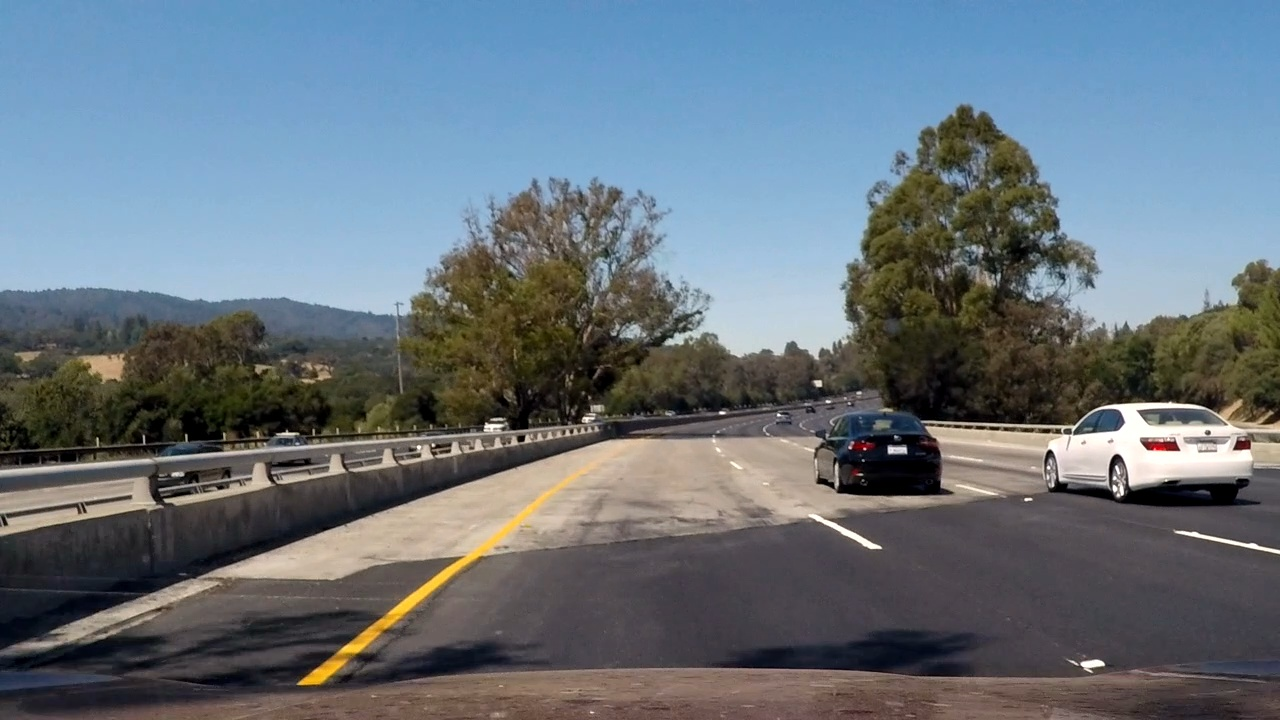
#> input picture test_images/challenge_frame103.jpg, 1280 x 720 px; its folder holds only this picture in this run
$ jupyter execute --allow-errors FindLaneLines.ipynb   (shell and % lines are left out)
#> lines starting #> are read from the running program, lines starting #| are printed output that depends on the picture; after the words box and inside, x2 and y2 are one past the last pixel; in counts of white or black regions, pixels touching at a corner belong together
[cell 1]
# Finding Lane Lines for Images
# import packages
import matplotlib.pyplot as plt
import matplotlib.image as mpimg
import numpy as np
import cv2
import os
import math

# calculating average slope and intercept of a group of lines (seperate left and right)
# function inspired from //github.com/naokishibuya/car-finding-lane-lines
def findAvgLaneLines(lines):
    left_lines    = [] # (slope, intercept)
    left_length  = [] # (length)
    right_lines   = [] # (slope, intercept)
    right_length = [] # (length)
    for line in lines:
        for x1,y1,x2,y2 in line:
            if x1 == x2: #ignore vertical lines, slope not defined
                continue
            m = (y2-y1)/(x2-x1)
            b = y1-m*x1
            if (abs(m) < 0.5): #smooth out by removing lines close to horizontal
                continue
            length = math.sqrt(math.pow((y2-y1),2)+math.pow((x2-x1),2))
            if m < 0:
                left_lines.append((m,b))
                left_length.append((length))
            else:
                right_lines.append((m,b))
                right_length.append((length))
    #  based on length, give weight to longer lines
    if len(left_length) > 0:
        left_lane  = np.dot(left_length,  left_lines) /np.sum(left_length)
    else:
        left_lane = None
    if len(right_length) > 0:
        right_lane  = np.dot(right_length, right_lines)/np.sum(right_length)
    else:
        right_lane = None

    return left_lane, right_lane # (slope, intercept), (slope, intercept)

# taking in lines and making 2 points
# function inspired from //github.com/naokishibuya/car-finding-lane-lines
def points_from_line(y1,y2,line):
    if line is None:
        return None

    m, b = line

    x1 = int((y1 - b)/m)
    x2 = int((y2 - b)/m)
    y1 = int(y1)
    y2 = int(y2)

    return ((x1, y1), (x2, y2))

# read each image in test_images
for filename in os.listdir("test_images/"):
    if filename.endswith(".jpg"):
        # identify the image
        image = mpimg.imread(os.path.join("test_images/", filename))
#> image is the input picture: shape (720, 1280, 3); mean R, G, B 103.3, 114.8, 124.1

        # [6 lines of commented-out code are left out]
        gray = cv2.cvtColor(image,cv2.COLOR_RGB2GRAY)

        # define a kernel size and apply Gaussian smoothing
        kernel_size = 5
        blur_gray = cv2.GaussianBlur(gray,(kernel_size, kernel_size),0)

        # define parameters for Canny and apply
        low_threshold = 70
        high_threshold = 120
        edges = cv2.Canny(blur_gray, low_threshold, high_threshold)
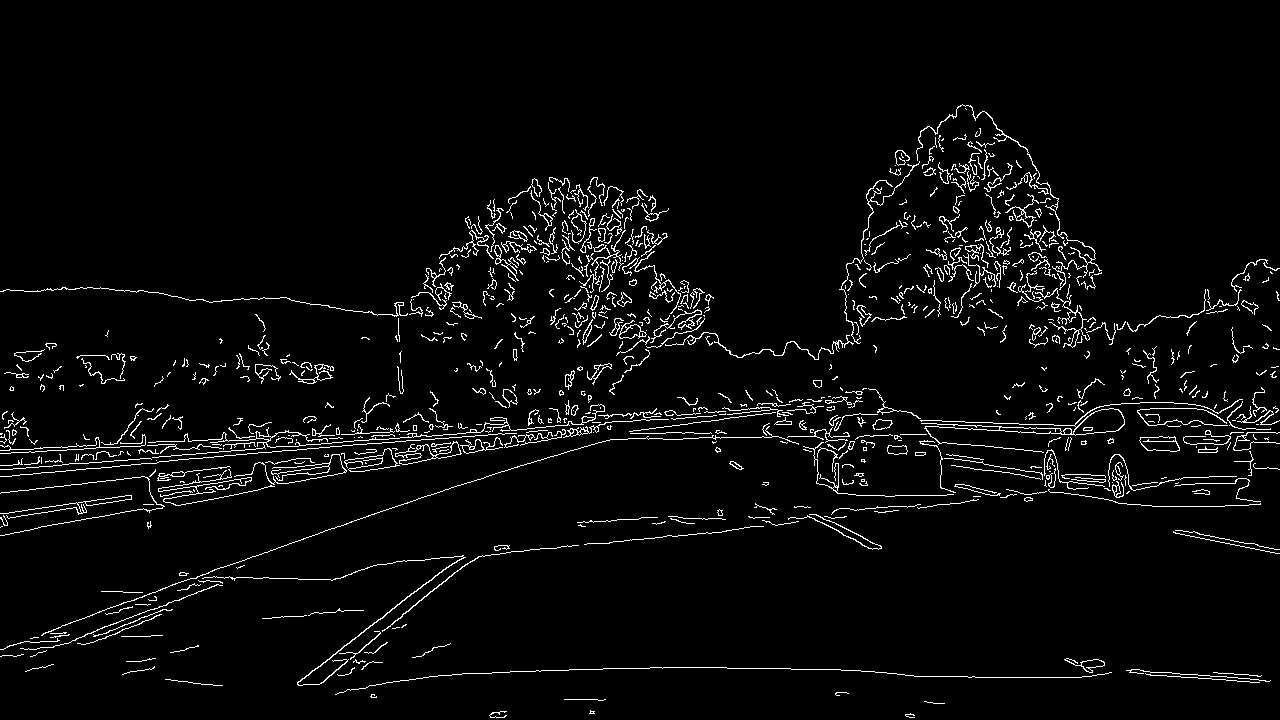
#> edges: shape (720, 1280); 3.7% white in thin lines or dots, all inside (x1, y1, x2, y2) = (0, 104, 1280, 718)

        # create masked edges image using cv2.fillPoly()
        mask = np.zeros_like(edges)
        ignore_mask_color = 255

        # define four sided polygon to mask
        imshape = image.shape
        vertices = np.array([[(150,imshape[0]),(340, 330), (620, 330), (imshape[1]-50,imshape[0])]], dtype=np.int32)
        cv2.fillPoly(mask, vertices, ignore_mask_color)
#> mask: shape (720, 1280); 28.8% white; 1 white region, box (x1, y1, x2, y2) and area: (150, 330, 1230, 720) 265505
        masked_edges = cv2.bitwise_and(edges, mask)
#> masked_edges: shape (720, 1280); 1% white in thin lines or dots, all inside (x1, y1, x2, y2) = (170, 330, 1161, 718)

        # define the Hough transform parameters
        rho = 1 # distance resolution in pixels of the Hough grid
        theta = np.pi/180 # angular resolution in radians of the Hough grid
        threshold = 15     # minimum number of votes (intersections in Hough grid cell)
        min_line_length = 15  # minimum number of pixels making up a line
        max_line_gap = 15   # maximum gap in pixels between connectable line segments
        line_image = np.copy(image)*0 # creating a blank to draw lines on
#> line_image: shape (720, 1280, 3); every value is 0

        # run Hough on edge detected image
        # output "lines" is an array containing endpoints of detected line segments
        lines = cv2.HoughLinesP(masked_edges, rho, theta, threshold, np.array([]),
                                    min_line_length, max_line_gap)
#> lines = 327 rows, first 6: [297, 683, 460, 556], [307, 448, 528, 432], [604, 423, 749, 412], [630, 431, 707, 421], [318, 436, 461, 426], [841, 670, 860, 670]

        # iterate over the output "lines" and draw lines on a blank image
        for line in lines:
            for x1,y1,x2,y2 in line:
                cv2.line(line_image,(x1,y1),(x2,y2),(255,0,0),10)
#> this loop made 327 passes
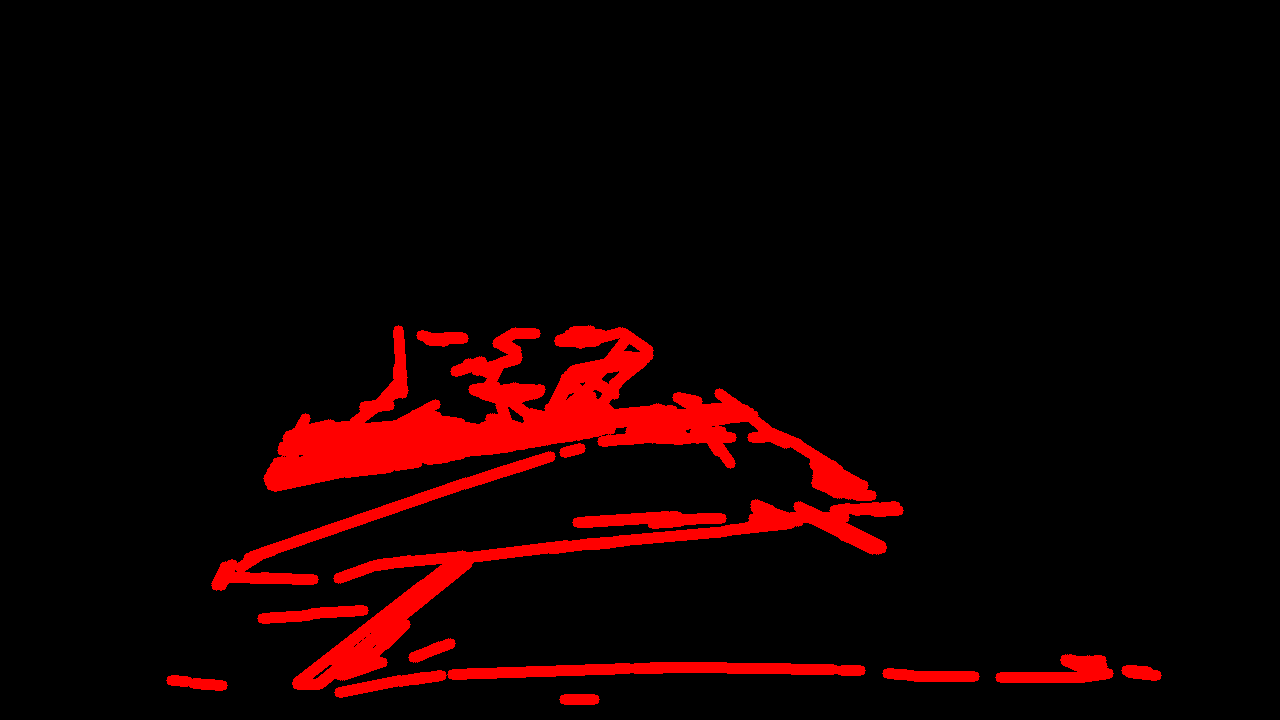
#> line_image: shape (720, 1280, 3); mean R, G, B 19.1, 0, 0

        # create a "color" binary image to combine with line image
        color_edges = np.dstack((edges, edges, edges))

        # draw the lines on the edge image (for testing)
        lines_edges = cv2.addWeighted(color_edges, 0.8, line_image, 1, 0)
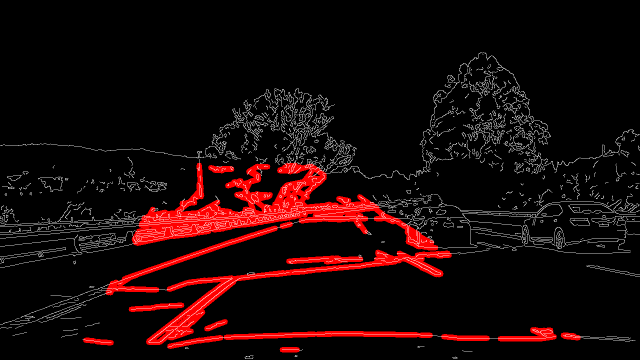
#> lines_edges: shape (720, 1280, 3) (shown at 1/2 size); mean of channels 0, 1, 2 24.7, 7.6, 7.6; drawn as R, G, B
        # plt.figure()
        # plt.imshow(lines_edges)


        # find average slope and y-intercept for lines
        avg_lane_lines = findAvgLaneLines(lines)
#> the loop in findAvgLaneLines, `for line in lines:` made 327 passes
#> after the loop in findAvgLaneLines, `for line in lines:`: left_length = 47 values, max 206.6 at index 0, min 16.16 at index 31, mean 49.44; left_lines = 47 pairs, first value -3.17 to -0.533, second value 638.2 to 2093; right_length = 28 values, max 70 at index 7, min 17.49 at index 3, mean 32.82; right_lines = 28 pairs, first value 0.5 to 23, second value -8787 to 113
#> in findAvgLaneLines, `left_lane  = np.dot(left_length,  left_lines) /np.sum(left_length)`: left_lane = [-1.08, 966]
#> in findAvgLaneLines, `right_lane  = np.dot(right_length, right_lines)/np.sum(right_length)`: right_lane = [2.48, -780.9]
#> avg_lane_lines = ([-1.08, 966], [2.48, -780.9])

        # define the image for average lines and draw the average lines
        overlay = image.copy()
        ybottom = imshape[0]
        ytop = 325
        points_left = points_from_line(ybottom, ytop, avg_lane_lines[0]) #((x1, y1), (x2, y2))
#> in points_from_line, `m, b = line`: m = -1.08; b = 966
#> in points_from_line, `x1 = int((y1 - b)/m)`: x1 = 227
#> in points_from_line, `x2 = int((y2 - b)/m)`: x2 = 591
#> points_left = ((227, 720), (591, 325))
        points_right = points_from_line(ybottom, ytop, avg_lane_lines[1]) #((x1, y1), (x2, y2))
#> points_right = ((605, 720), (446, 325))
        cv2.line(overlay,points_left[0],points_left[1],(255,0,0),10)
        cv2.line(overlay,points_right[0],points_right[1],(255,0,0),10)

        # overlay the average lines over the original image with a transparent red color
        output = image.copy()
        cv2.addWeighted(overlay, 0.4, output, 0.6, 0, output)
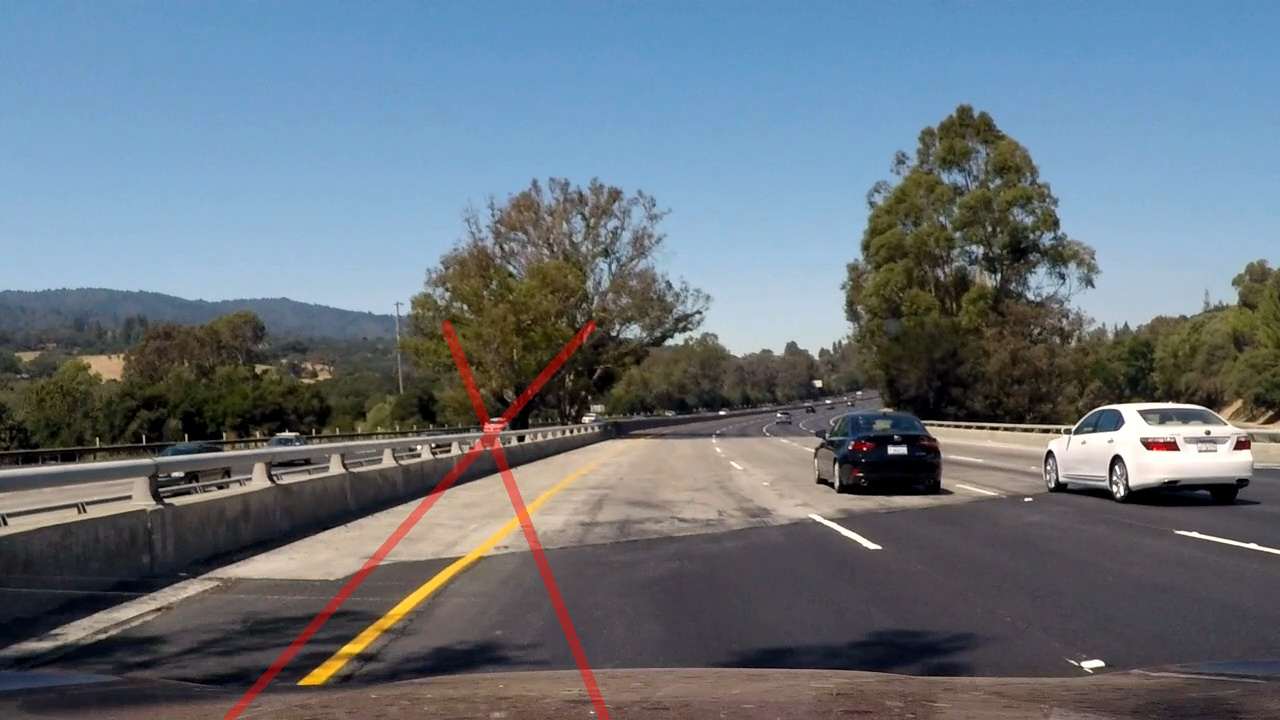
#> output: shape (720, 1280, 3); 1.1% of pixels changed, all inside (x1, y1, x2, y2) = (223, 320, 611, 720)
        plt.figure()
        plt.imshow(output)

        # save the file as overlay
        mpimg.imsave((os.path.join("test_images/found_lane_lines/", filename)),output)

$ run again, on test_images/challenge_frame53.jpg
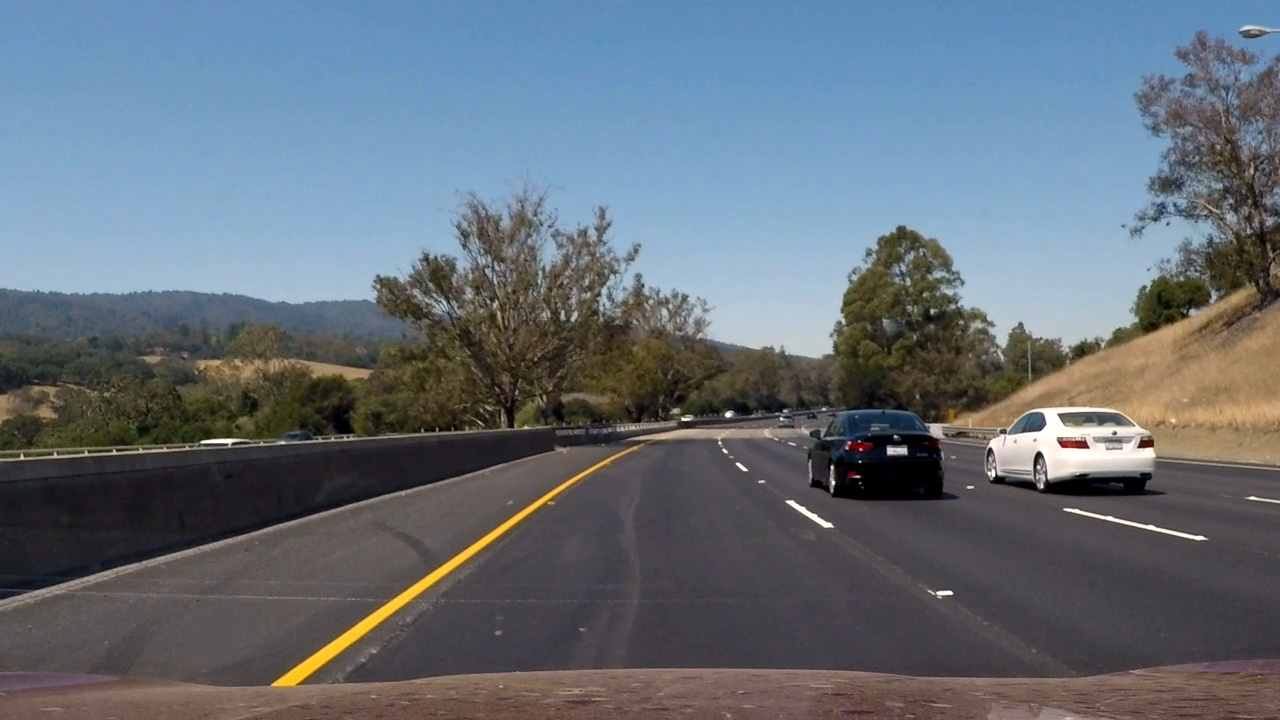
#> input picture test_images/challenge_frame53.jpg, 1280 x 720 px
#> image is the input picture: shape (720, 1280, 3); mean R, G, B 100.8, 110.5, 120
#> edges: shape (720, 1280); 3.2% white in thin lines or dots
#> mask: shape (720, 1280); 28.8% white; 1 white region, box (x1, y1, x2, y2) and area: (150, 330, 1230, 720) 265505
#> masked_edges: shape (720, 1280); 0.84% white in thin lines or dots, all inside (x1, y1, x2, y2) = (181, 330, 1149, 720)
#> lines = 261 rows, first 6: [292, 685, 575, 480], [409, 587, 572, 477], [374, 625, 564, 487], [503, 430, 577, 426], [284, 444, 423, 436], [357, 623, 579, 473]
#> the loop `for line in lines:` made 261 passes
#> after the loop `for line in lines:`:
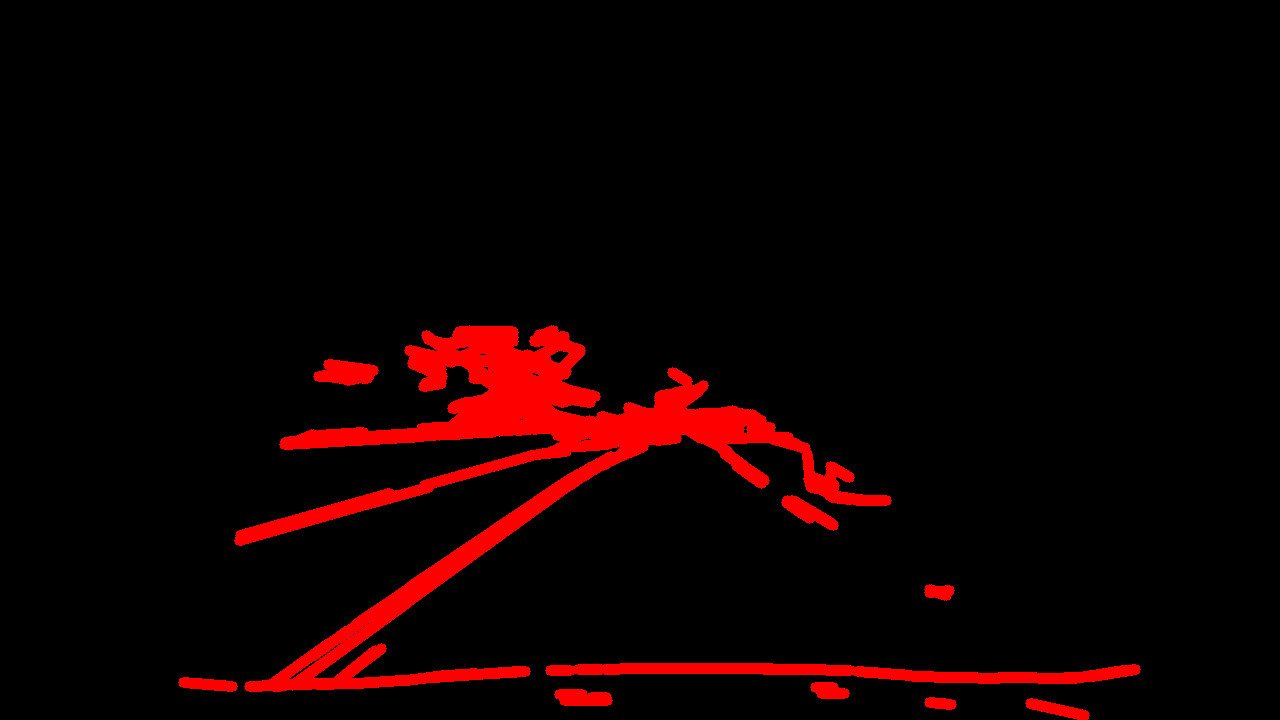
#> line_image: shape (720, 1280, 3); mean R, G, B 15.8, 0, 0
#> color_edges: shape (720, 1280, 3); 3.2% white in thin lines or dots
#> the loop in findAvgLaneLines, `for line in lines:` made 261 passes
#> after the loop in findAvgLaneLines, `for line in lines:`: left_length = 30 values, max 349.4 at index 0, min 15.03 at index 28, mean 77.74; left_lines = 30 pairs, first value -15 to -0.5, second value 631.9 to 12924; right_length = 33 values, max 178.6 at index 4, min 17.49 at index 32, mean 40.64; right_lines = 33 pairs, first value 0.5 to 10.67, second value -8154 to 109.1
#> left_lane = [-0.835, 964.3]
#> right_lane = [0.95, -210.5]
#> avg_lane_lines = ([-0.835, 964.3], [0.95, -210.5])
#> m = -0.835; b = 964.3
#> x1 = 292
#> x2 = 766
#> points_left = ((292, 720), (766, 325))
#> points_right = ((979, 720), (563, 325))
#> `cv2.addWeighted(overlay, 0.4, output, 0.6, 0, output)`:
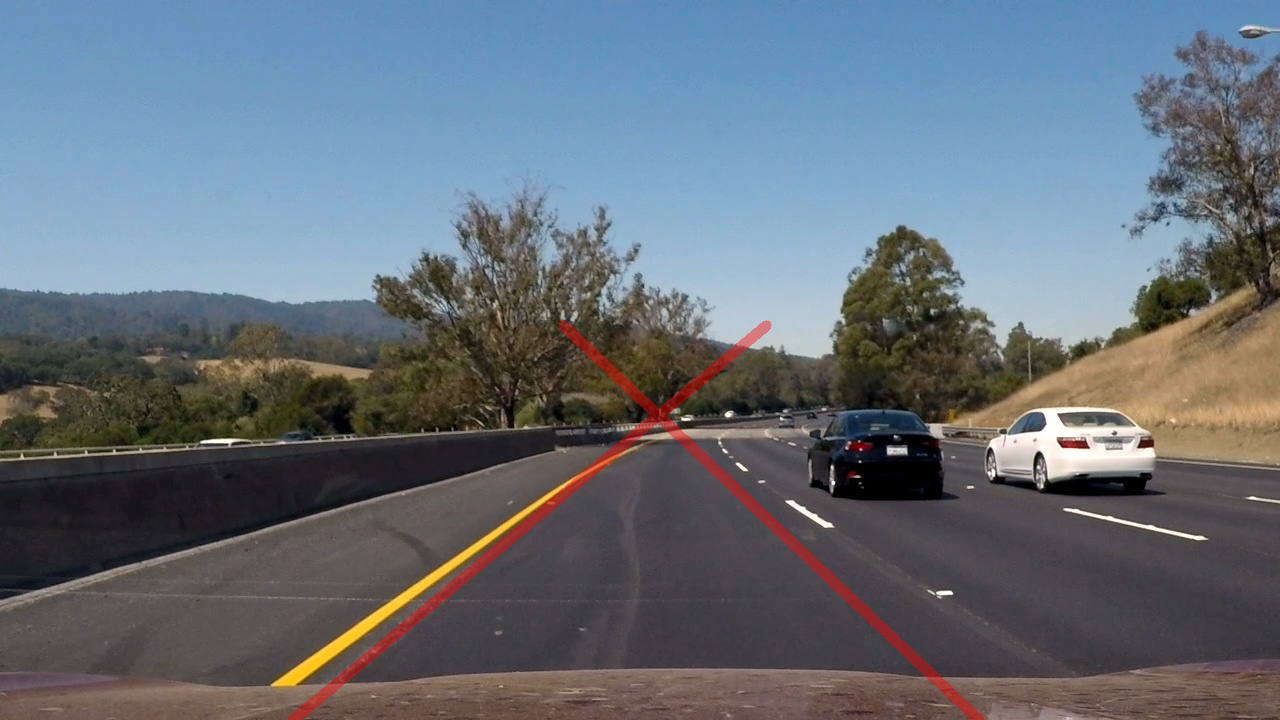
#> output: shape (720, 1280, 3); 1.43% of pixels changed, all inside (x1, y1, x2, y2) = (288, 320, 984, 720)
